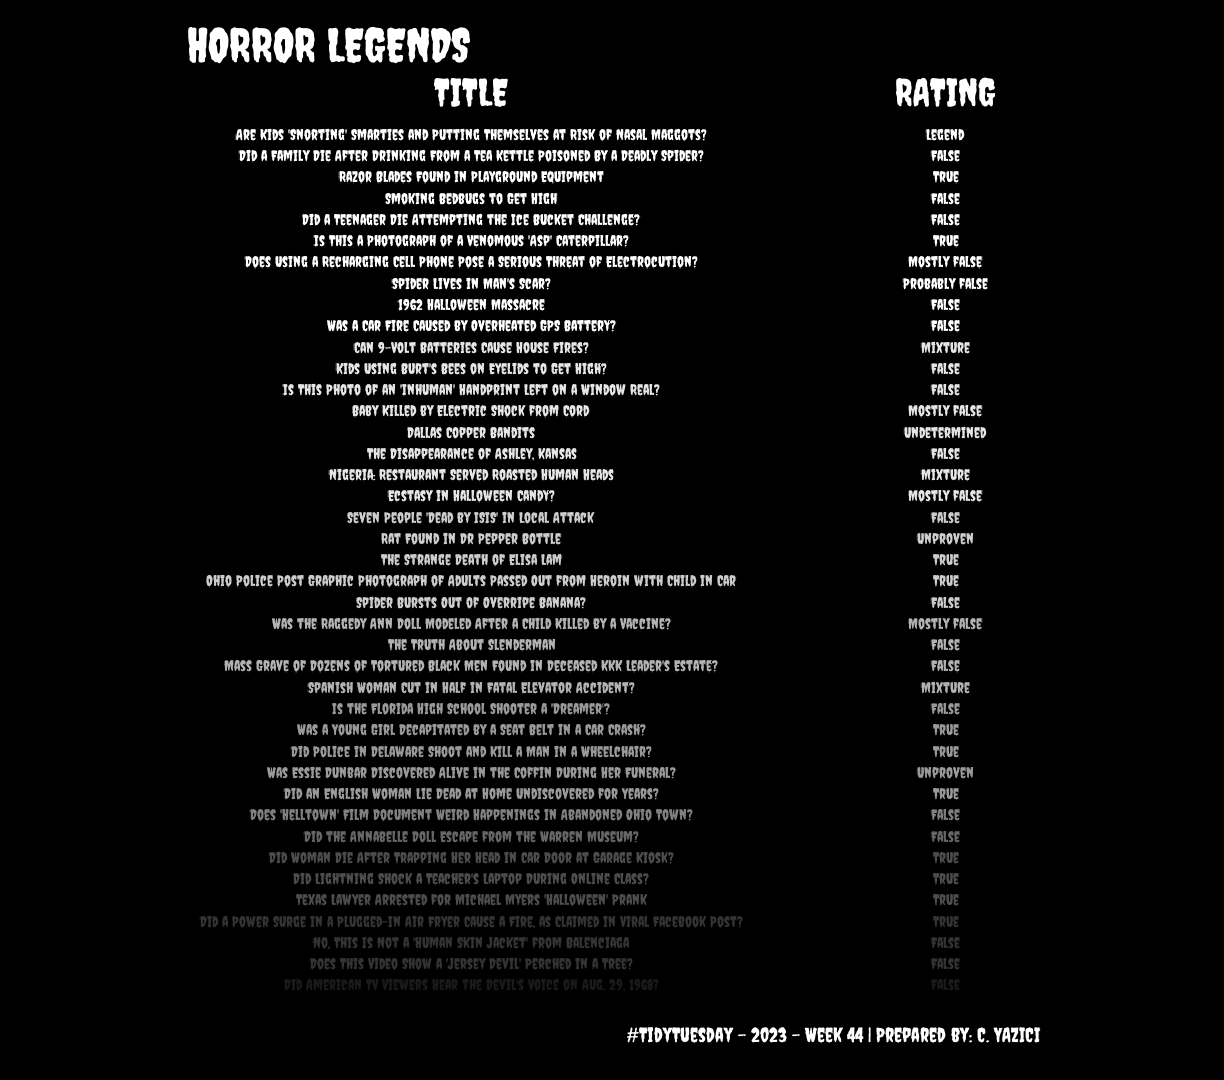

Source code (R):
library(dplyr)
library(lubridate)
library(ggplot2)
library(stringi)
library(showtext)

# Fonts in the Plot

font_add_google('Creepster', 'cr')
showtext_auto()

font_add_google('Raleway Dots', 'rd')
showtext_auto()

# Data Import

tuesdata <- tidytuesdayR::tt_load(2023, week = 44)
horror_articles <- tuesdata$horror_articles

# Data Wrangling

data_horror <- horror_articles %>%
  arrange(desc(published)) %>%
  mutate(year = year(published)) %>%
  top_n(40) %>%
  mutate(y = row_number(),
         rating = str_to_sentence(rating))

# The Plot

p <- ggplot(data_horror) +
  geom_text(aes(x = 1, y = y, label = title, alpha = -year), color = "white",
            family = "cr") +
  geom_text(aes(x = 1.5, y = y, label = rating, alpha = -year), color = "white",
            family = "cr") +
  scale_x_continuous(limits = c(0.7, 1.6), expand = c(0, 0)) +
  scale_y_continuous(limits = c(-0.6, 44), expand = c(0, 0)) +
  annotate(geom = "text", x = 1, y = 43, label = "TITLE",
           color = "white", family = "cr", size = 10, fontface = "bold") +
  annotate(geom = "text", x = 1.5, y = 43, label = "RATING",
           color = "white", family = "cr", size = 10, fontface = "bold") +
  coord_cartesian() +
  labs(title = "HORROR LEGENDS",
       caption = "#TidyTuesday - 2023 - Week 44 | Prepared by: C. YAZICI") +
  theme(panel.background = element_rect(fill = "black", color = NA),
        plot.background = element_rect(fill = "black", color = NA),
        plot.title = element_text(family = "cr", hjust = 0, size = 35,
                                  color = "white"),
        plot.caption = element_text(family = "cr", hjust = 1, size = 15,
                                  color = "white"),
        panel.grid = element_blank(),
        axis.ticks = element_blank(),
        axis.title = element_blank(),
        axis.text = element_blank(),
        legend.position = "none",
        aspect.ratio = 10/9,
        plot.margin = unit(c(1, 1.5, 1.3, 1.5), "cm"))

# Save the Plot

ggsave("Week44.png", p, width = 17, height = 15, dpi = 72)


        
